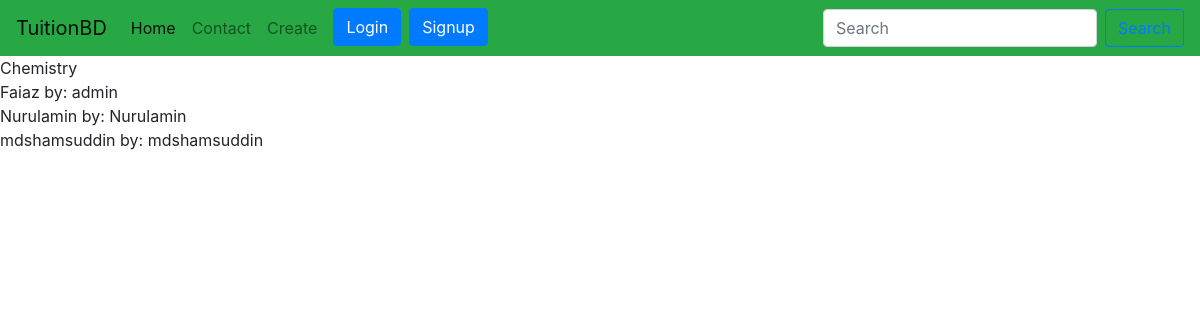
The page /tuition/subjects/ on the database its author committed.
### tuition/models.py (models this page shows, shortened)
class Subject(models.Model):
    name=models.CharField(max_length=100)

class Post(models.Model):
    CATEGORY=(
        ('Teacher','Teacher'),
        ('Student','Student'),
    )
    MEDIUM=(
        ('bangla','bangla'),
        ('English','English'),
        ('Urdu','Urdu'),
        ('Hindi','Hindi'),
        ('Arabic','Arabic'),
    )
    user=models.ForeignKey(User,on_delete=models.CASCADE, blank=True, null= True)
    id=models.AutoField(primary_key=True)
    title=models.CharField(max_length=101)
    slug=models.CharField(max_length=100, default=title)
    email=models.EmailField()
    salary=models.FloatField()
    details=models.TextField()
    available=models.BooleanField()
    category=models.CharField(max_length=100,choices=CATEGORY)
    created_at=models.DateTimeField(default=now)
    image=models.ImageField(default='default.jpg', upload_to='tuition/images')
    medium=MultiSelectField(max_length=100, max_choices=5, choices=MEDIUM, default='bangla')
    subject=models.ManyToManyField(Subject, related_name='subject_set')
    class_in=models.ManyToManyField(Class_in, related_name='class_set')
    district=models.CharField(max_length=100, null=True, blank=True)
    likes=models.ManyToManyField(User, related_name='post_likes')
    views=models.ManyToManyField(User, related_name='post_views')
    objects=models.Manager()
    items=PostManager()

### tuition/views.py (the view)
# urls.py: path('subjects/',subview,name="subjects"),
def subview(request):
    sub=Subject.objects.get(name="Chemistry")
    post=sub.subject_set.all()
    return render(request, 'tuition/subjectview.html',{'sub':sub,'post':post})

### templates/tuition/subjectview.html
{% extends 'basic.html' %}
{% block body %}
{{sub.name}} <br>
{% for p in sub.subject_set.all %}
{{p.title}} by:
{{p.user.username}} <br>
{% endfor %}
{% endblock body %}

### rows shown on the page
Subject: name "Chemistry"
Post: title "Faiaz", user.username "admin"
Post: title "Nurulamin", user.username "Nurulamin"
Post: title "mdshamsuddin", user.username "mdshamsuddin"
